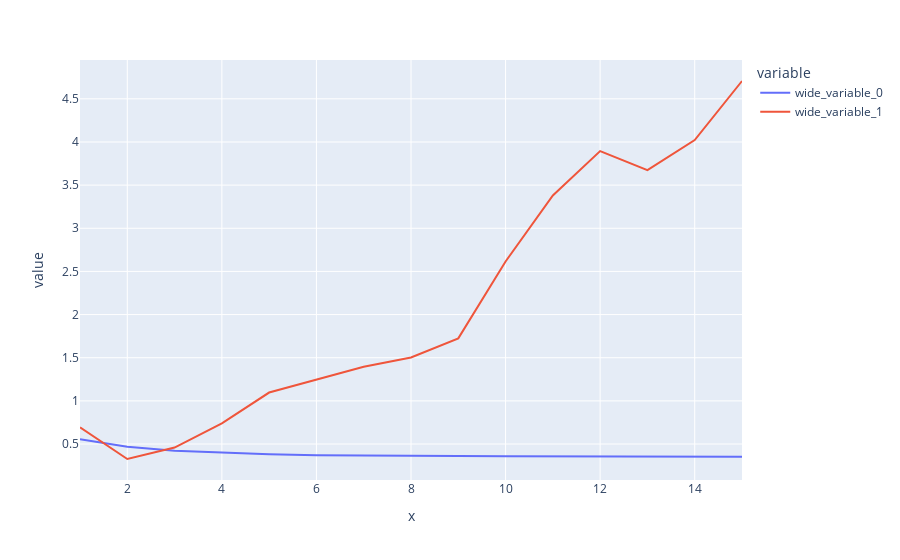

This figure's notebook cell:
### Code cell
import plotly.express as px

axis = list(range(1, len(history['value_head_loss']) + 1))
px.line(x=axis, y=[history['value_head_loss'], history['policy_head_loss']])

### Figure 1 — Plotly figure (JSON) as saved in the notebook; plotly's stock layout.template omitted (floating-point values rounded to 4 significant figures)
{"data": [{"hovertemplate": "variable=wide_variable_0<br>x=%{x}<br>value=%{y}<extra></extra>", "legendgroup": "wide_variable_0", "line": {"color": "#636efa", "dash": "solid"}, "mode": "lines", "name": "wide_variable_0", "orientation": "v", "showlegend": true, "type": "scatter", "x": [1, 2, 3, 4, 5, 6, 7, 8, 9, 10, 11, 12, 13, 14, 15], "xaxis": "x", "y": [0.5559, 0.4673, 0.4236, 0.3997, 0.3829, 0.3703, 0.3651, 0.3628, 0.3602, 0.3587, 0.3561, 0.3557, 0.3545, 0.3543, 0.3537], "yaxis": "y"}, {"hovertemplate": "variable=wide_variable_1<br>x=%{x}<br>value=%{y}<extra></extra>", "legendgroup": "wide_variable_1", "line": {"color": "#EF553B", "dash": "solid"}, "mode": "lines", "name": "wide_variable_1", "orientation": "v", "showlegend": true, "type": "scatter", "x": [1, 2, 3, 4, 5, 6, 7, 8, 9, 10, 11, 12, 13, 14, 15], "xaxis": "x", "y": [0.6928, 0.3266, 0.4594, 0.7385, 1.097, 1.249, 1.395, 1.504, 1.724, 2.615, 3.38, 3.894, 3.673, 4.022, 4.706], "yaxis": "y"}], "layout": {"legend": {"title": {"text": "variable"}, "tracegroupgap": 0}, "margin": {"t": 60}, "xaxis": {"anchor": "y", "domain": [0, 1], "title": {"text": "x"}}, "yaxis": {"anchor": "x", "domain": [0, 1], "title": {"text": "value"}}}}
